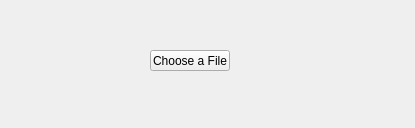
<?xml version="1.0" encoding="UTF-8"?>
<ui version="4.0">
 <class>Widget</class>
 <widget class="QWidget" name="Widget">
  <property name="geometry">
   <rect>
    <x>0</x>
    <y>0</y>
    <width>415</width>
    <height>128</height>
   </rect>
  </property>
  <property name="windowTitle">
   <string>Widget</string>
  </property>
  <widget class="QPushButton" name="pushButton">
   <property name="geometry">
    <rect>
     <x>150</x>
     <y>50</y>
     <width>80</width>
     <height>21</height>
    </rect>
   </property>
   <property name="text">
    <string>Choose a File</string>
   </property>
  </widget>
 </widget>
 <resources/>
 <connections/>
</ui>
